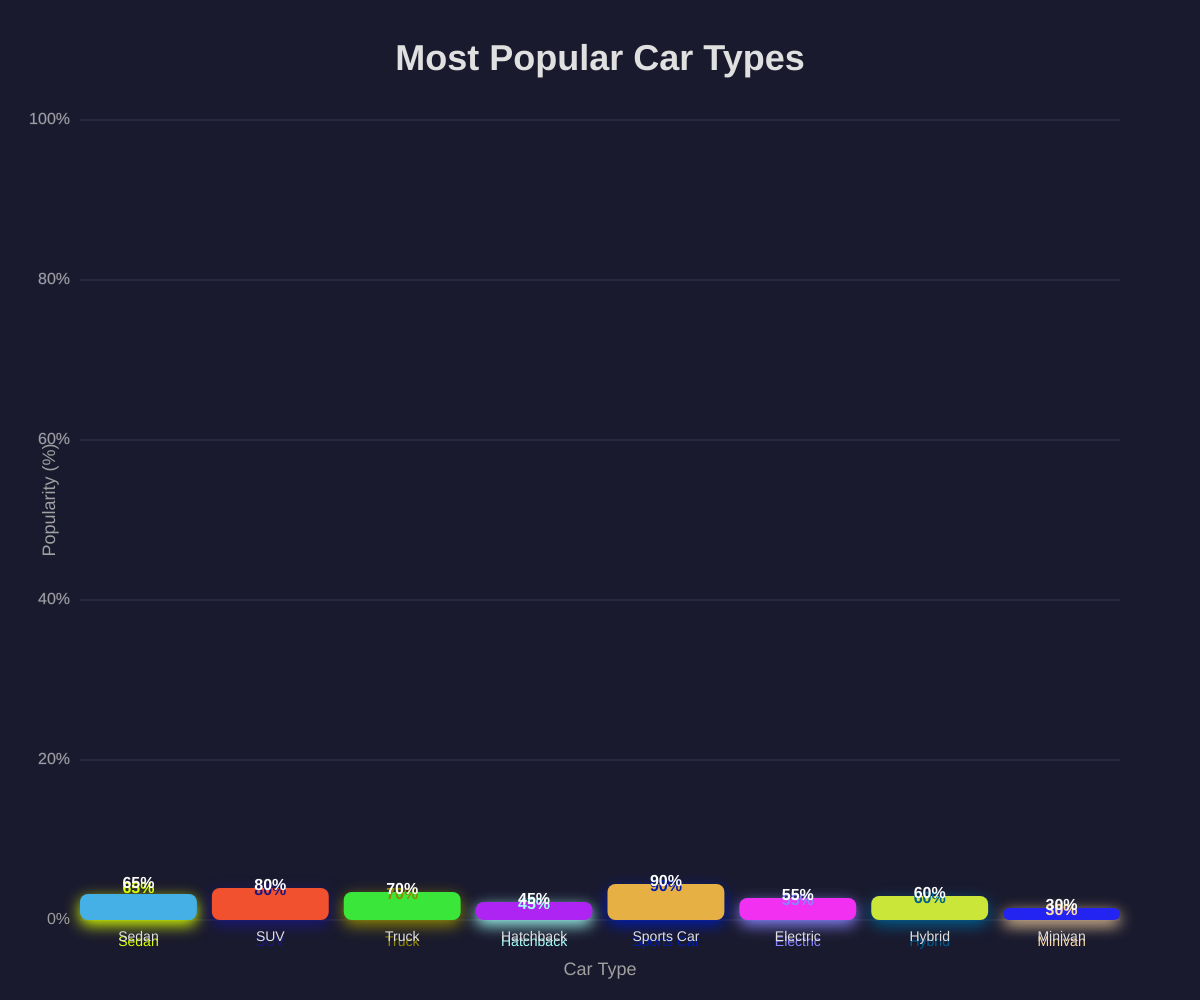
Frame 1 (no input)
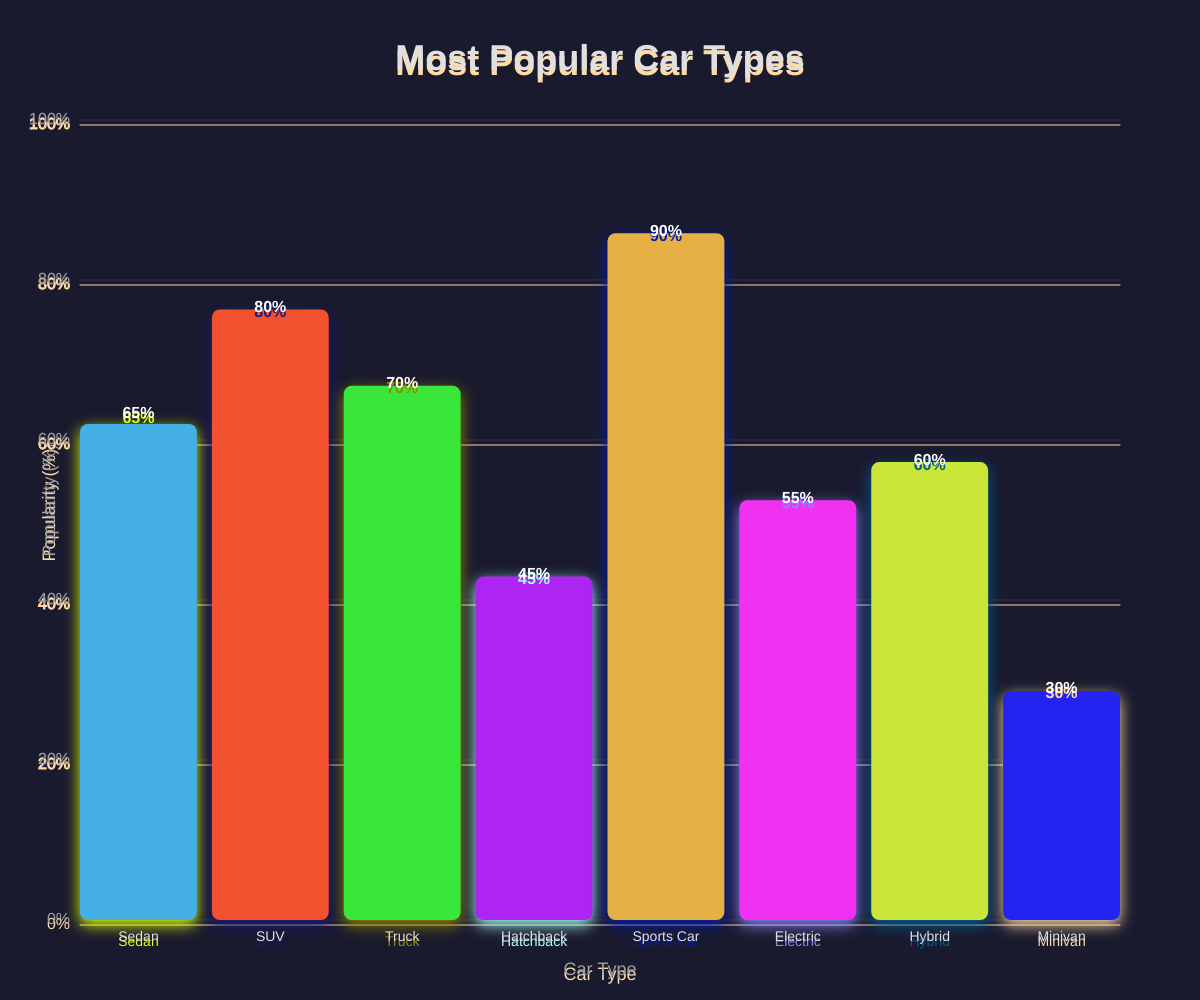
Frame 60 (no input)
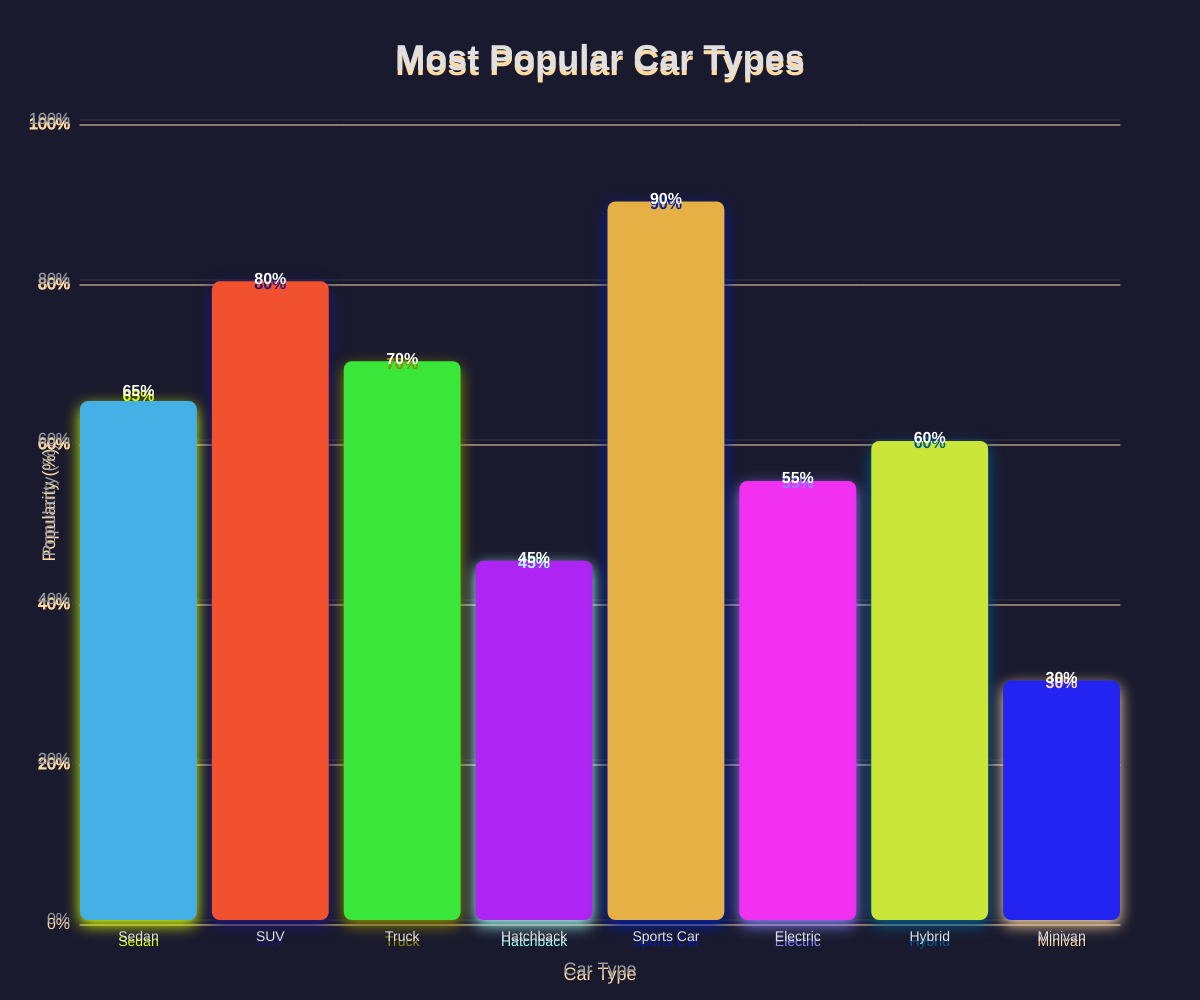
Frame 120 (the mouse pressed at the canvas centre since frame 60)

The p5.js sketch that drew these frames (run headless with seeded random() and noise() and a simulated clock; from frame 60 on, the mouse is pressed at the canvas centre):

// p5.js sketch
// ── sketch.js
// Data about car preferences (example: popularity percentage)
        let carTypes = ["Sedan", "SUV", "Truck", "Hatchback", "Sports Car", "Electric", "Hybrid", "Minivan"];
        let popularity = [65, 80, 70, 45, 90, 55, 60, 30]; // Example data, can be changed
        let barColors = [];
        let animatedHeights = []; // For smooth bar animation

        function setup() {
            createCanvas(windowWidth, windowHeight ); // Slightly smaller canvas
            background('#1a1a2e'); // Dark background
            angleMode(DEGREES); // Use degrees for rotations if needed

            // Generate a palette of stylish, vibrant colors
            generateStylishColors();

            // Initialize animated heights to 0 for animation start
            for (let i = 0; i < popularity.length; i++) {
                animatedHeights.push(0);
            }
        }

        function draw() {
            background('#1a1a2e'); // Clear background each frame for animation

            // Animate bar heights
            for (let i = 0; i < popularity.length; i++) {
                let targetHeight = map(popularity[i], 0, 100, 0, height - 200); // Max bar height
                animatedHeights[i] = lerp(animatedHeights[i], targetHeight, 0.05); // Smooth animation
            }

            drawBarChart(); // Draw the bar chart with animated heights
        }

        function generateStylishColors() {
            // A palette of rich, distinct colors
            let hues = [200, 10, 120, 280, 40, 300, 70, 240]; // Specific hues for car types
            let saturations = [70, 80, 75, 85, 70, 80, 75, 85];
            let brightness = [90, 95, 90, 95, 90, 95, 90, 95];

            for (let i = 0; i < carTypes.length; i++) {
                colorMode(HSB, 360, 100, 100);
                barColors.push(color(hues[i % hues.length], saturations[i % saturations.length], brightness[i % brightness.length]));
            }
        }

        function drawBarChart() {
            let margin = 80; // Margin from canvas edges
            let chartWidth = width - (margin * 2);
            let barSpacing = 15; // Space between bars
            let barWidth = (chartWidth - (carTypes.length - 1) * barSpacing) / carTypes.length;
            let startX = margin;
            let startY = height - margin; // Start drawing from the bottom of the chart area
            let cornerRadius = 8;

            // --- Draw Title ---
            fill('#e0e0e0'); // Light gray for title
            textAlign(CENTER, CENTER);
            textSize(36);
            textStyle(BOLD);
            text("Most Popular Car Types", width / 2, 60);

            // --- Draw X-axis Label ---
            textSize(18);
            textStyle(NORMAL);
            fill('#a0a0a0'); // Gray for axis labels
            text("Car Type", width / 2, height - 30);

            // --- Draw Y-axis Label (Rotated) ---
            push();
            translate(margin / 2 + 10, height / 2);
            rotate(-90);
            text("Popularity (%)", 0, 0);
            pop();

            // --- Draw Y-axis values ---
            textAlign(RIGHT, CENTER);
            textSize(16);
            for (let i = 0; i <= 100; i += 20) {
                let yPos = map(i, 0, 100, startY, margin + 40); // 40 offset for title
                fill('#a0a0a0');
                text(i + "%", startX - 10, yPos);
                stroke('#33334f'); // Darker line for grid
                strokeWeight(1);
                line(startX, yPos, startX + chartWidth, yPos);
            }
            noStroke(); // Reset stroke

            // --- Draw Bars ---
            for (let i = 0; i < carTypes.length; i++) {
                let barHeight = animatedHeights[i]; // Use animated height

                let x = startX + i * (barWidth + barSpacing);
                let y = startY - barHeight;

                // Draw subtle glow/shadow effect
                fill(barColors[i]);
                drawingContext.shadowOffsetX = 0;
                drawingContext.shadowOffsetY = 5;
                drawingContext.shadowBlur = 15;
                drawingContext.shadowColor = color(barColors[i].levels[0], barColors[i].levels[1], barColors[i].levels[2], 150); // Match shadow color to bar

                rect(x, y, barWidth, barHeight, cornerRadius);

                drawingContext.shadowBlur = 0; // Reset shadow

                // Draw value labels on top of bars
                fill('#ffffff'); // White text
                textSize(16);
                textAlign(CENTER);
                textStyle(BOLD);
                text(popularity[i] + "%", x + barWidth / 2, y - 10);

                // Draw car type labels below the x-axis
                fill('#e0e0e0'); // Light gray text
                textSize(14);
                textAlign(CENTER, TOP);
                textStyle(NORMAL);
                text(carTypes[i], x + barWidth / 2, startY + 10);
            }
        }

        function windowResized() {
            resizeCanvas(windowWidth * 0.8, windowHeight * 0.8);
            // Re-initialize animated heights on resize to prevent jump
            for (let i = 0; i < popularity.length; i++) {
                animatedHeights[i] = 0;
            }
        }
